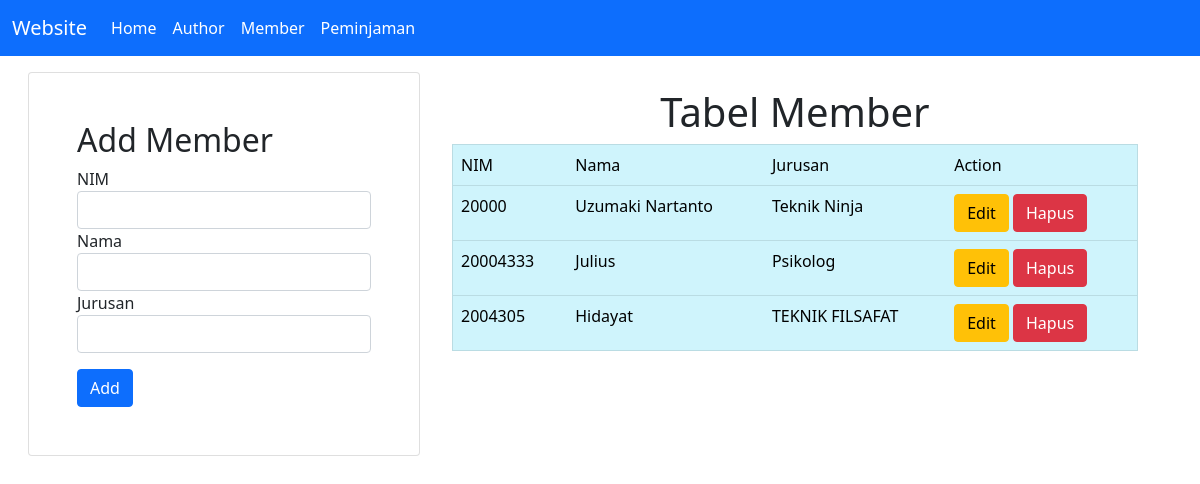
The page /member.php on the database its author committed.
### tables this page shows
CREATE TABLE `member` (
  `nim` varchar(50) NOT NULL,
  `nama` varchar(100) NOT NULL,
  `jurusan` varchar(100) NOT NULL,
  PRIMARY KEY (`nim`) USING BTREE
);

### conf.php (called while the page is built)
<?php
$db_host = "localhost";
$db_user = "root";
$db_pass = "";
$db_name = "db_perpustakaan";
?>

### includes/DB.class.php (called while the page is built, shortened)
<?php
class DB
{
    var $db_host = "";
    var $db_user = "";
    var $db_pass = "";
    var $db_name = "";
    var $db_link = "";
    var $result = 0;
    function __construct($db_host = '', $db_user = '', $db_pass = '', $db_name = '')
    {
        $this->db_host = $db_host;
        $this->db_user = $db_user;
        $this->db_pass = $db_pass;
        $this->db_name = $db_name;
    }
    function open()
    {
        $this->db_link = mysqli_connect($this->db_host, $this->db_user, $this->db_pass, $this->db_name);
    }
    function execute($query = "")
    {
        $this->result = mysqli_query($this->db_link, $query);
        return $this->result;
    }
    function getResult()
    {
        return mysqli_fetch_array($this->result);
    }
}
?>

### includes/Member.class.php (called while the page is built, shortened)
<?php
class Member extends DB {
    function getMember() {
        $query = "SELECT * FROM member";
        return $this->execute($query);
    }
}
?>

### member.php (the view, shortened to what this page needs)
<?php
include("conf.php");
include("includes/DB.class.php");
include("includes/Member.class.php");
$member = new Member($db_host, $db_user, $db_pass, $db_name);
$member->open();
$dataButton = "<button type='submit' name='add' class='btn btn-primary mt-3'>Add</button>";
$dataForm = "
            <div class='form-row'>
              <div class='form-group col'>
                <label for='nim'>NIM</label>
                <input type='text' class='form-control' name='nim' required />
              </div>
            </div>
            <div class='form-row'>
              <div class='form-group col'>
                <label for='nama'>Nama</label>
                <input type='text' class='form-control' name='nama' required />
              </div>
            </div>
            <div class='form-row'>
              <div class='form-group col'>
                <label for='jurusan'>Jurusan</label>
                <input type='text' class='form-control' name='jurusan' required />
              </div>
            </div>";
$member->getMember();
$data = null;
while (list($nim, $nama, $jurusan) = $member->getResult()) {
    $data .= "
        <tr>
            <td>". $nim ."</td>
            <td>". $nama ."</td>
            <td>". $jurusan ."</td>
            <td>
                <a href='member.php?id_edit=" . $nim .  "' class='btn btn-warning' '>Edit</a>
                <a href='member.php?id_hapus=" . $nim . "' class='btn btn-danger' '>Hapus</a>
            </td>
        </tr>
    ";
}
?>

### rows shown on the page
member: nim "20000", nama "Uzumaki Nartanto", jurusan "Teknik Ninja"
member: nim "20004333", nama "Julius", jurusan "Psikolog"
member: nim "2004305", nama "Hidayat", jurusan "TEKNIK FILSAFAT"

### other values the page prints
$this->content "Website Home Author Member Peminjaman Add Member Tabel Member NIM Nama Jurusan Action"
